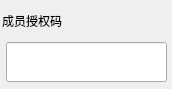
<?xml version="1.0" encoding="UTF-8"?>
<ui version="4.0">
 <class>ExtraWork</class>
 <widget class="QDialog" name="ExtraWork">
  <property name="geometry">
   <rect>
    <x>0</x>
    <y>0</y>
    <width>172</width>
    <height>89</height>
   </rect>
  </property>
  <property name="windowTitle">
   <string>工作之余</string>
  </property>
  <property name="styleSheet">
   <string notr="true">font: 20pt &quot;隶书&quot;;</string>
  </property>
  <widget class="QLineEdit" name="lineEdit">
   <property name="geometry">
    <rect>
     <x>6</x>
     <y>42</y>
     <width>161</width>
     <height>40</height>
    </rect>
   </property>
  </widget>
  <widget class="QLabel" name="label_2">
   <property name="geometry">
    <rect>
     <x>2</x>
     <y>-10</y>
     <width>181</width>
     <height>61</height>
    </rect>
   </property>
   <property name="styleSheet">
    <string notr="true"/>
   </property>
   <property name="text">
    <string>成员授权码</string>
   </property>
  </widget>
  <zorder>label_2</zorder>
  <zorder>lineEdit</zorder>
 </widget>
 <layoutdefault spacing="6" margin="11"/>
 <resources/>
 <connections/>
</ui>
